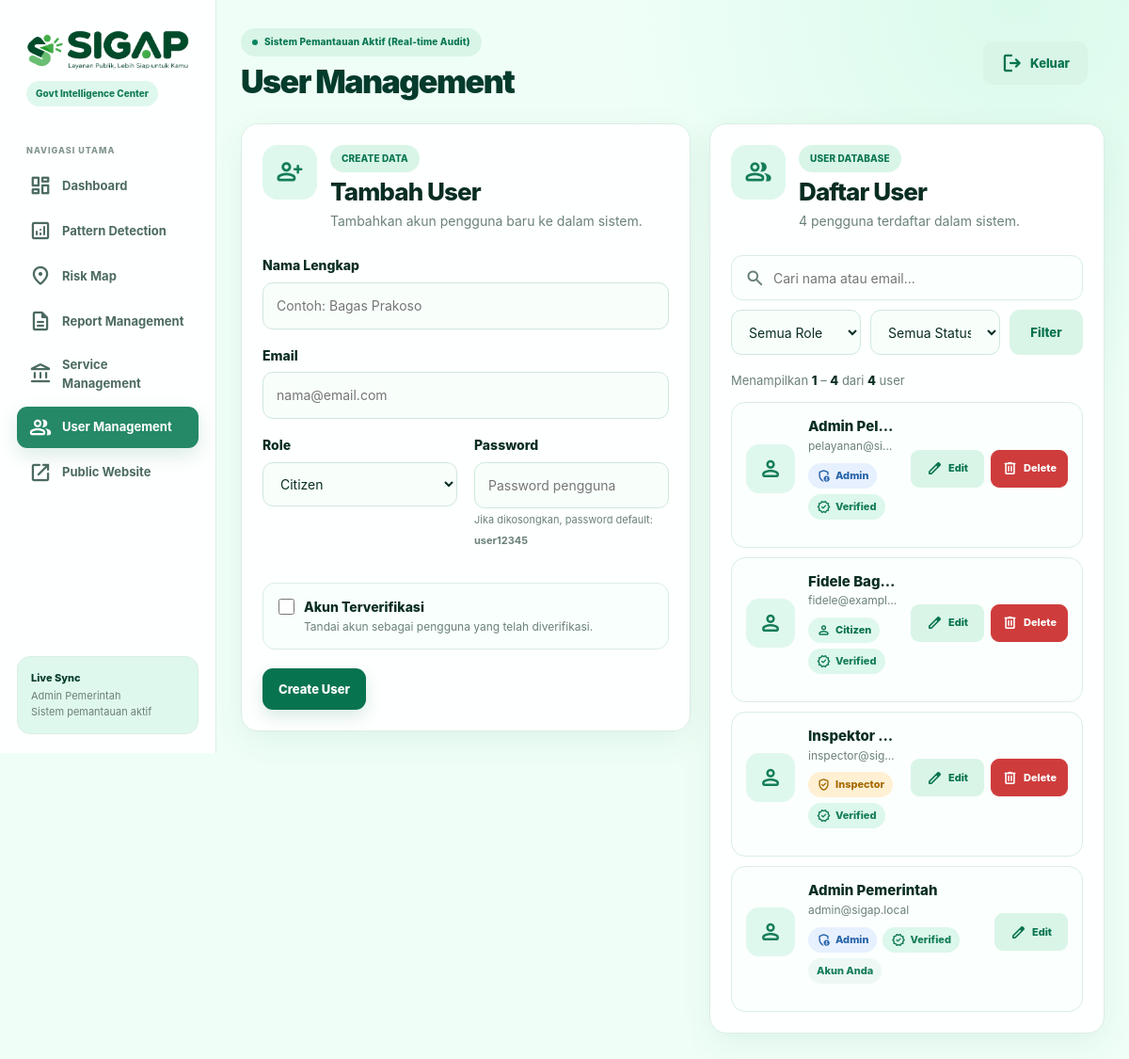
The page /admin/users.php (signed in) on the database its author committed.
### tables this page shows
CREATE TABLE users (
    id INT UNSIGNED AUTO_INCREMENT PRIMARY KEY,
    name VARCHAR(120) NOT NULL,
    email VARCHAR(150) NOT NULL UNIQUE,
    password_hash VARCHAR(255) NOT NULL,
    role ENUM('citizen','inspector','admin') NOT NULL DEFAULT 'citizen',
    phone VARCHAR(30) NULL,
    avatar VARCHAR(255) NULL,
    is_verified TINYINT(1) NOT NULL DEFAULT 0,
    created_at TIMESTAMP DEFAULT CURRENT_TIMESTAMP,
    updated_at TIMESTAMP DEFAULT CURRENT_TIMESTAMP ON UPDATE CURRENT_TIMESTAMP,
    INDEX idx_user_role(role)
);

### config/helpers.php (called while the page is built, shortened)
<?php
function e($value): string
{
    return htmlspecialchars(
        (string) ($value ?? ''),
        ENT_QUOTES,
        'UTF-8'
    );
}

### public/admin/users.php (the view, shortened to what this page needs)
<?php
require_once __DIR__ . '/../../config/database.php';
require_once __DIR__ . '/../../config/helpers.php';
require_once __DIR__ . '/_layout.php';
$edit = null;
$search = trim(
    $_GET['q'] ?? ''
);
$perPage = 5;
$page = max(
    1,
    (int) ($_GET['page'] ?? 1)
);
$params = [];
$whereSql = '';
$countSql = "
    SELECT COUNT(*)
    FROM users
    $whereSql
";
$stmt = $pdo->prepare(
    $countSql
);
$stmt->execute(
    $params
);
$totalUsers = (int) $stmt->fetchColumn();
$offset = (
    $page - 1
) * $perPage;
$sql = "
    SELECT
        id,
        name,
        email,
        role,
        is_verified,
        created_at
    FROM users
    $whereSql
    ORDER BY id DESC
    LIMIT $perPage OFFSET $offset
";
$stmt = $pdo->prepare(
    $sql
);
$stmt->execute(
    $params
);
$rows = $stmt->fetchAll();
$startUser = $totalUsers > 0
    ? $offset + 1
    : 0;
$endUser = min(
    $offset + $perPage,
    $totalUsers
);
?>
<div class="detail-grid">
    <div class="card">
        <div class="user-form-header">
            <div class="user-section-icon">
                <span class="material-symbols-rounded">
                </span>
            </div>
            <div>
                <span class="eyebrow">
                    <?= $edit ? 'EDIT DATA' : 'CREATE DATA' ?>
                </span>
                <h2>
                    <?= $edit ? 'Edit User' : 'Tambah User' ?>
                </h2>
                <p class="muted">
                    <?= $edit
                        ? 'Perbarui informasi akun pengguna.'
                        : 'Tambahkan akun pengguna baru ke dalam sistem.'
                    ?>
                </p>
            </div>
        </div>
        <form method="post">
            <div class="form-group">
                <label for="name">
                    Nama Lengkap
                </label>
                <input
                    id="name"
                    class="input"
                    type="text"
                    name="name"
                    value="<?= e($edit['name'] ?? '') ?>"
                    placeholder="Contoh: Bagas Prakoso"
                    required
                >
            </div>
            <div class="form-group">
                <label for="email">
                    Email
                </label>
                <input
                    id="email"
                    class="input"
                    type="email"
                    name="email"
                    value="<?= e($edit['email'] ?? '') ?>"
                    placeholder="nama@email.com"
                    required
                >
            </div>
            <div class="two-col">
                <div class="form-group">
                    <label for="role">
                        Role
                    </label>
                    <select
                        id="role"
                        class="select"
                        name="role"
                    >
                        <?php foreach (
                            [
                                'citizen',
                                'inspector',
                                'admin'
                            ] as $x
                        ): ?>
                            <option
                                value="<?= e($x) ?>"
                                <?= (
                                    ($edit['role'] ?? 'citizen')
                                    === $x
                                )
                                    ? 'selected'
                                    : ''
                                ?>
                            >
                                <?= ucfirst($x) ?>
                            </option>
                        <?php endforeach; ?>
                    </select>
                </div>
                <div class="form-group">
                    <label for="password">
                        Password
                    </label>
                    <input
                        id="password"
                        class="input"
                        type="password"
                        name="password"
                        placeholder="Password pengguna"
                    >
                    <?php if (!$edit): ?>
                        <small class="field-help">
                            Jika dikosongkan, password default:
                            <strong>user12345</strong>
                        </small>
                    <?php else: ?>
                        <small class="field-help">
                            Kosongkan jika tidak ingin mengubah password.
                        </small>
                    <?php endif; ?>
                </div>
            </div>
            <div class="user-verification-box">
                <label class="checkbox-row">
                    <input
                        type="checkbox"
                        name="is_verified"
                        <?= (
                            $edit['is_verified'] ?? 0
                        )
                            ? 'checked'
                            : ''
                        ?>
                    >
                    <span>
                        <strong>
                            Akun Terverifikasi
                        </strong>
                        <small>
                            Tandai akun sebagai pengguna yang telah
                            diverifikasi.
                        </small>
                    </span>
                </label>
            </div>
            <div class="form-actions">
                <button
                    type="submit"
                    class="btn btn-primary"
                >
                    <?= $edit
                        ? 'Simpan Perubahan'
                        : 'Create User'
                    ?>
                </button>
            </div>
        </form>
    </div>
    <div class="card user-database-card">
        <div class="user-database-header">
            <div class="user-section-icon">
                <span class="material-symbols-rounded">
                </span>
            </div>
            <div>
                <span class="eyebrow">
                    USER DATABASE
                </span>
                <h2>
                    Daftar User
                </h2>
                <p class="muted">
                    <?= number_format($totalUsers) ?>
                    pengguna terdaftar dalam sistem.
                </p>
            </div>
        </div>
        <form
            method="get"
            class="user-filter-form"
        >
            <div class="user-search">
                <input
                    class="input"
                    type="text"
                    name="q"
                    value="<?= e($search) ?>"
                    placeholder="Cari nama atau email..."
                >
            </div>
            <select
                class="select"
                name="role"
            >
                <option value="">
                    Semua Role
                </option>
            </select>
            <select
                class="select"
                name="verified"
            >
                <option value="">
                    Semua Status
                </option>
            </select>
            <button
                type="submit"
                class="btn btn-light"
            >
                Filter
            </button>
        </form>
        <div class="user-result-info">
            <span>
                Menampilkan
                <strong><?= $startUser ?></strong>
                –
                <strong><?= $endUser ?></strong>
                dari
                <strong><?= number_format($totalUsers) ?></strong>
                user
            </span>
        </div>
        <div class="user-list">
            <?php if (empty($rows)): ?>
                <div class="user-empty">
                    <span class="material-symbols-rounded">
                        person_off
                    </span>
                    <strong>
                        User tidak ditemukan
                    </strong>
                    <p class="muted">
                        Coba ubah kata pencarian atau filter.
                    </p>
                </div>
            <?php else: ?>
                <?php foreach ($rows as $r): ?>
                    <?php
                    $isCurrentUser =
                        (int) $r['id']
                        === (int) $_SESSION['user']['id'];
                    ?>
                    <div class="user-item">
                        <div class="user-avatar">
                            <span class="material-symbols-rounded">
                            </span>
                        </div>
                        <div class="user-info">
                            <strong
                                class="user-name"
                                title="<?= e($r['name']) ?>"
                            >
                                <?= e($r['name']) ?>
                            </strong>
                            <span class="user-email">
                                <?= e($r['email']) ?>
                            </span>
                            <div class="user-tags">
                                <?php if ($r['role'] === 'admin'): ?>
                                    <span class="user-tag tag-admin">
                                        <span class="material-symbols-rounded">
                                        </span>
                                        Admin
                                    </span>
                                <?php elseif (
                                    $r['role'] === 'inspector'
                                ): ?>
                                    <span class="user-tag tag-inspector">
                                        <span class="material-symbols-rounded">
                                        </span>
                                        Inspector
                                    </span>
                                <?php else: ?>
                                    <span class="user-tag tag-citizen">
                                        <span class="material-symbols-rounded">
                                        </span>
                                        Citizen
                                    </span>
                                <?php endif; ?>
                                <?php if ($r['is_verified']): ?>
                                    <span class="user-tag tag-verified">
                                        <span class="material-symbols-rounded">
                                        </span>
                                        Verified
                                    </span>
                                <?php endif; ?>
                                <?php if ($isCurrentUser): ?>
                                    <span class="user-tag tag-current">
                                        Akun Anda
                                    </span>
                                <?php endif; ?>
                            </div>
                        </div>
                        <div class="user-actions">
                            <a
                                href="?edit=<?= (int) $r['id'] ?>"
                                class="btn btn-light btn-sm"
                            >
                                <span class="material-symbols-rounded">
                                </span>
                                Edit
                            </a>
                            <?php if (!$isCurrentUser): ?>
                                <form
                                    method="post"
                                    onsubmit="return confirmDelete('Hapus user ini?')"
                                >
                                    <button
                                        type="submit"
                                        class="btn btn-danger btn-sm"
                                    >
                                        <span class="material-symbols-rounded">
                                        </span>
                                        Delete
                                    </button>
                                </form>
                            <?php endif; ?>
                        </div>
                    </div>
                <?php endforeach; ?>
            <?php endif; ?>
        </div>
    </div>
</div>

### rows shown on the page
users: name "Admin Pel…", email "pelayanan@si…", role "admin" (drawn), is_verified 1 (drawn)
users: name "Fidele Bag…", email "fidele@exampl…", role "citizen" (drawn), is_verified 1 (drawn)
users: name "Inspektor…", email "inspector@sig…", role "inspector" (drawn), is_verified 1 (drawn)
users: name "Admin Pemerintah", email "admin@sigap.local", role "admin" (drawn), is_verified 1 (drawn), shows "Akun Anda"

### other values the page prints
$title "User Management"
$totalUsers "4"
$startUser "1"
$endUser "4"
form field role "Citizen"
